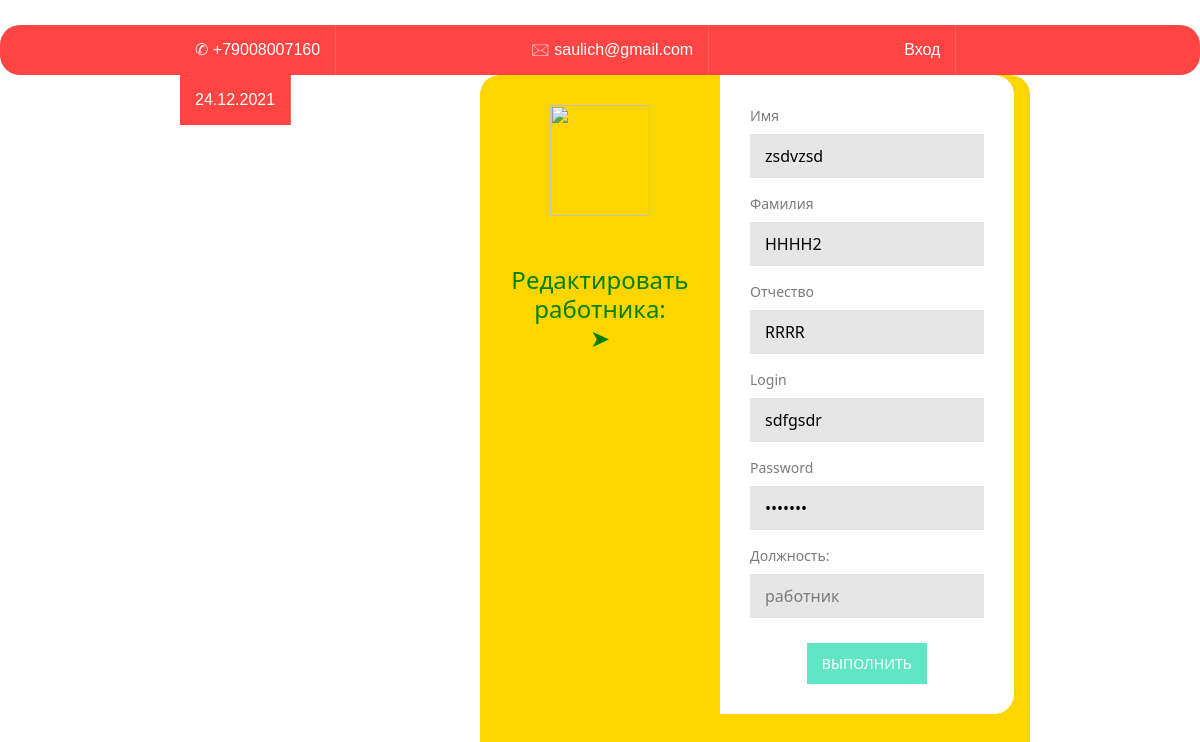
The app's page /edit_employeer.html/1, older data.
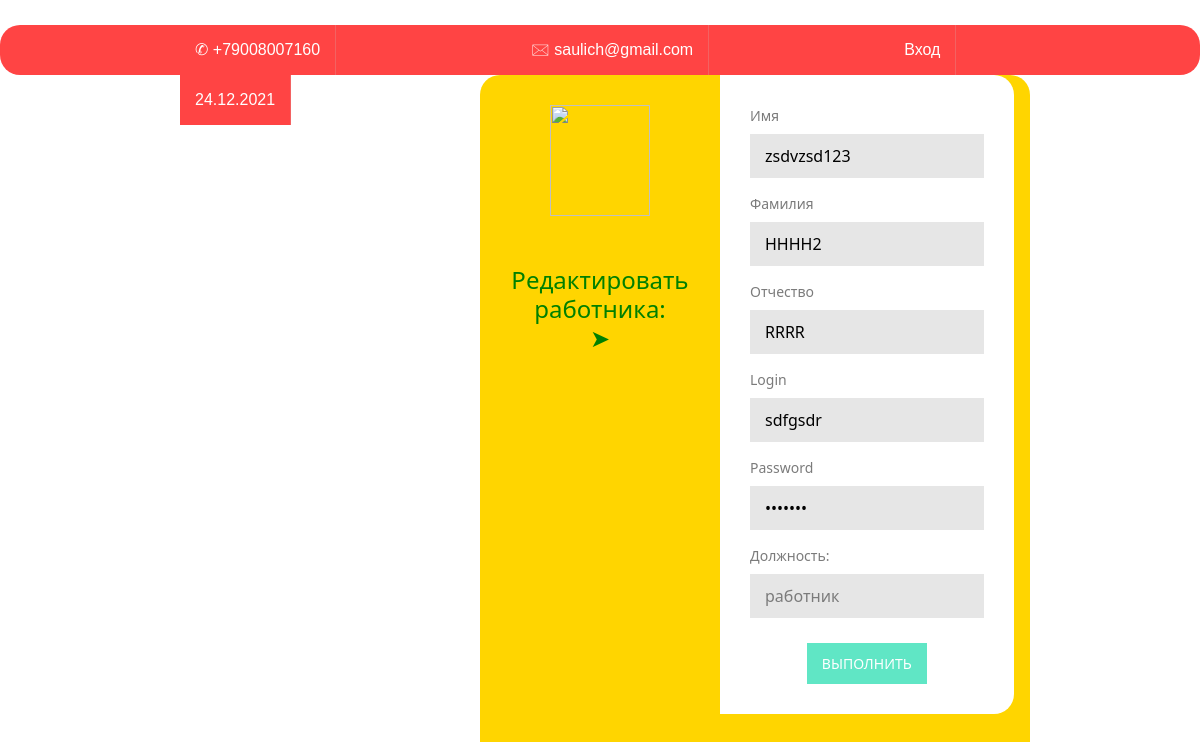
The same page, newer data.
### firstapp/models.py (models this page shows, shortened)
class User(models.Model):
    login = models.CharField(max_length=50)
    password = models.CharField(max_length=50)
    name = models.CharField(max_length=50)
    surname = models.CharField(max_length=50)
    patronymic = models.CharField(max_length=50)
    photo_profile = models.ImageField(upload_to="photos_profile/%Y/%m/%d", verbose_name="Фото профиля")

### firstapp/views.py (the view, shortened to what this page needs)
# urls.py: path('edit_employeer.html/<int:id>', EditEmployeer.as_view()),
class EditEmployeer(View):
    def get(self, request, id):
        infoUser = get_info_user(id)
        context = {
            'infoUser': infoUser
        }
        return render(request, 'edit_employeer.html', context=context)

### firstapp/basa.py (called while the page is built)
def get_info_user(id):
    rez = User.objects.filter(id = id)
    return rez

### firstapp/templates/edit_employeer.html (shortened to what this page needs)
{% extends 'layout.html'%}
{% block content%}
<div class="form-wrap">
  <div class="profile"><img   src="http://cdn.onlinewebfonts.com/svg/download_243840.png" width="100" height="111">
    <h1>Редактировать работника: <br>
    &#10148;</h1>
  </div>
  <form method="post">
      {% for info in infoUser %}
        <div>
            <label for="name">Имя</label>
            <input type="text" name="name" value="{{info.name}}" required>
        </div>
        <div>
            <label for="surname">Фамилия</label>
            <input type="text" name="surname" value="{{info.surname}}" required>
        </div>
        <div>
            <label for="patronymic">Отчество</label>
            <input type="text" name="patronymic" value="{{info.patronymic}}" required>
        </div>
        <div>
            <label for="login">Login</label>
            <input type="text" name="login" value="{{info.login}}" required>
        </div>
        <div>
            <label for="psw">Password</label>
            <input type="password"  name="password" value="{{info.password}}" required>
        </div>
        <div>
            <label for="position">Должность:</label>
            <select name="position">
                <option value="работник">pаботник</option>
            </select>
        </div>
      {%endfor%}
    <button type="submit" name="registration">Выполнить</button>
  </form>
</div>
{% endblock %}

Row changes from the older to the newer data that the page shows:
changed User "HHHH2": name "zsdvzsd" → "zsdvzsd123"
